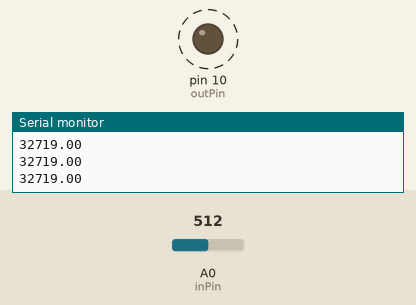
Simulated run of this sketch. Board: Arduino Uno, built with avr-gcc and run on an emulated ATmega328P. Parts: output pins drawn as LEDs (lit = HIGH), the last lines printed to the serial monitor. Dashed ring = blinking. The test bench sets the inputs (shaded band); at power-on: A0 (inPin) = 512.

Above: at 1.2 s.
1.3 s: A0 (inPin) set to 937
At 2.47 s:
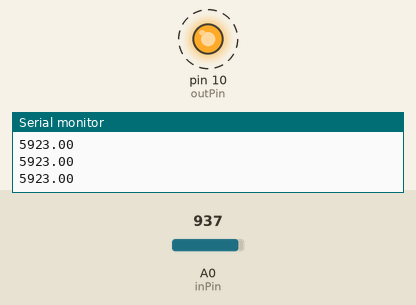
4.3 s: A0 (inPin) set to 952
At 4.8 s:
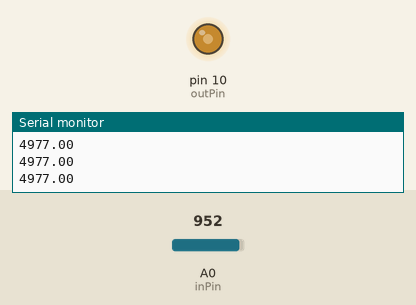
5.9 s: A0 (inPin) set to 900
At 6.46 s:
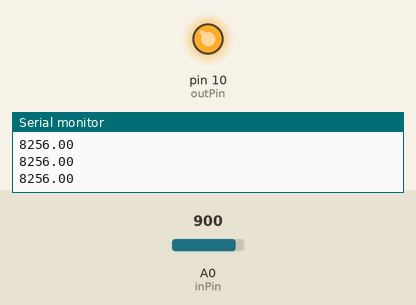
Timing chart, 0 to 14.9 s (numbered marks = the images above; inputs shaded):
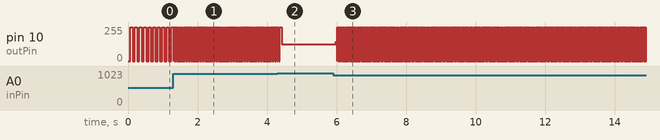

The sketch:

ISR_demo.ino
```cpp
//an example of an interrupt service routine using timer1 on an arduino uno, for reference: https://www.instructables.com/id/Arduino-Timer-Interrupts/

//in this example, we will use timer1 to create a periodic event
//timer1 can count up to 65535, while timer0 and timer2 can only count up to 255
//we can either change the number at which we start counting (TCNT1)
//or we can change the number at which we stop counting and reset (OCR1A)

#define outPin 10 //define where our output LED is connected
#define inPin A0 //define where our input potentiometer is connected

float sensorVal; //variable to hold input data from the potentiometer
float timerPreload = 65000; //initialize with a fast value (this is the number that the count will start from in overflow mode)
float timerReset = 500; //initialize with a fast value (this is the number at which the count will end in compare match mode)
boolean mode = 0; // 0 for compare match mode (superior for most uses), 1 for overflow mode (inferior for most uses)
float dutyCycle = .5; //set duty cycle (only used in compare match mode) (low duty cycle makes for clearer interferometry)

void setup(){
  Serial.begin(9600);       //begin serial communication
  pinMode(outPin, OUTPUT);  //declare pin modes
  pinMode(inPin, INPUT);
  noInterrupts();           //initialize timer1 and temporarily disable all interrupts
  TCCR1A = 0;               //set all registers to zero
  TCCR1B = 0;

  //Prescalers will essentially divide our clock speed by a set amount (to slow down our periodic events to different ranges)
  //to change the range, we need to set these three bits to either 1 or 0 (they are all automatically set to zero at this point)
  //refer to the truth table below for prescaling amounts

//  TCCR1B |= (1 << CS12);
  TCCR1B |= (1 << CS11);
  TCCR1B |= (1 << CS10);

  //CS12  CS11  CS10
  //  0     0     0     no clock signal (timer stopped)
  //  0     0     1     no prescaling (prescaler = 1)
  //  0     1     0     1/8 = prescaler
  //  0     1     1     1/64 = prescaler
  //  1     0     0     1/256 = prescaler
  //  1     0     1     1/1024 = prescaler


if (mode == 0){ //compare match mode
  TCCR1B |= (1 << WGM12); // turn on CTC mode
  TIMSK1 |= (1 << OCIE1A);  // enable timer compare interrupt
  TCNT1 = 0;  //initialize timer at zero
  OCR1A = timerReset;  //initializing to a fast value (must be < 65536)
}

if (mode == 1){ //overflow mode
  TIMSK1 |= (1 << TOIE1);   // enable timer overflow interrupt
  TCNT1 = timerPreload;   // preload timer to maximum functional amount
}

  interrupts(); //reenable interrupts
}

// interrupt service routine for overflow mode
ISR(TIMER1_OVF_vect){
  TCNT1 = timerPreload;   // preload the timer based on user input
  digitalWrite(outPin, !digitalRead(outPin));
}

// interrupt service routine for compare match mode
ISR(TIMER1_COMPA_vect){
  if (digitalRead(outPin)){ //if the pin is currently receiving power, change timing for the next cycle to inverse of duty cycle (off time)
    OCR1A = timerReset * (1 - dutyCycle);
  }
  else{ //if the pin is not currently receiving power, change timing for the next cycle to duty cycle (on time)
    OCR1A = timerReset * dutyCycle;
  }
  digitalWrite(outPin, !digitalRead(outPin)); //toggle between supplying and not supplying power to output pin
}


void loop(){
  sensorVal = analogRead(inPin); //read data from potentiometer
  timerReset = map(sensorVal, 0, 1023, 65000, 500); //used for compare match mode
  timerPreload = map(sensorVal, 0, 1023, 25000, 65000); //used for overflow mode
  printInfo();
}

void printInfo(){
  if (mode == 0){
  Serial.println(timerReset)  ; //print number that timer counts to in compare match mode
  //in compare match mode, you can get real frequency: (prescaler * clock speed) / timerReset
  float realFrequency = (16000000.0 / 64.0 / timerReset); //won't be completely accurate without testing cpu clock speed
//  Serial.println(realFrequency);
  }
  if (mode == 1){
  Serial.println(timerPreload); //print number that timer counts from in overflow mode
  }
}
```

Measured:
- the behaviour switches between 951 and 952 on A0 (inPin) (found by bisection; images 1 and 2)
- after the input at 1.3 s, pin 10 (outPin): alternates 255/255 for 0.01 s and 0/255 for 0.01 s, starting at once
- after the input at 5.9 s, pin 10 (outPin): 127/255 → 145/255 after 0.08 s, then repeats every 0.03 s: 0/255 0.01 s, 255/255 0.02 s
- by itself, pin 10 (outPin): alternates 255/255 for 0.07 s and 0/255 for 0.07 s
